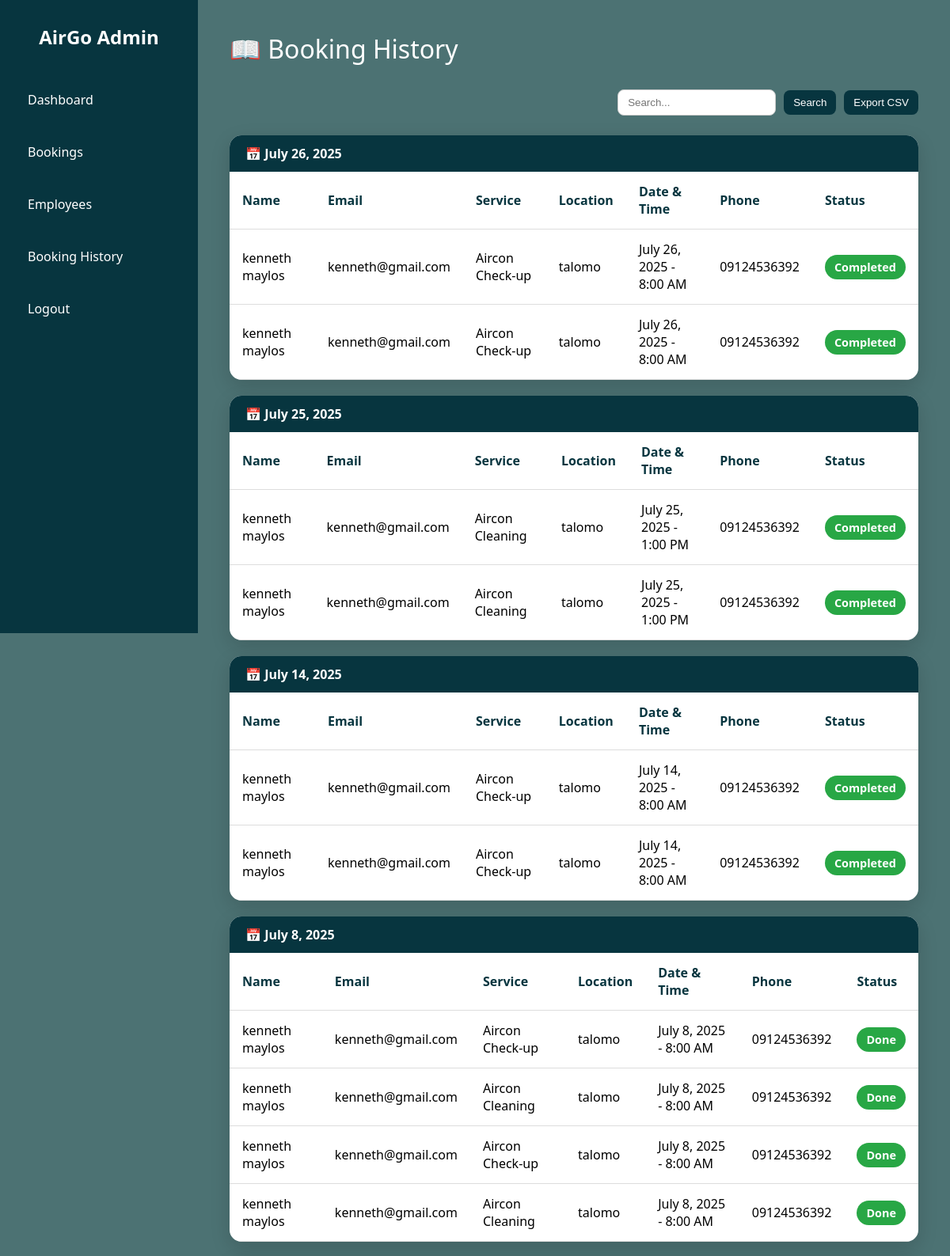
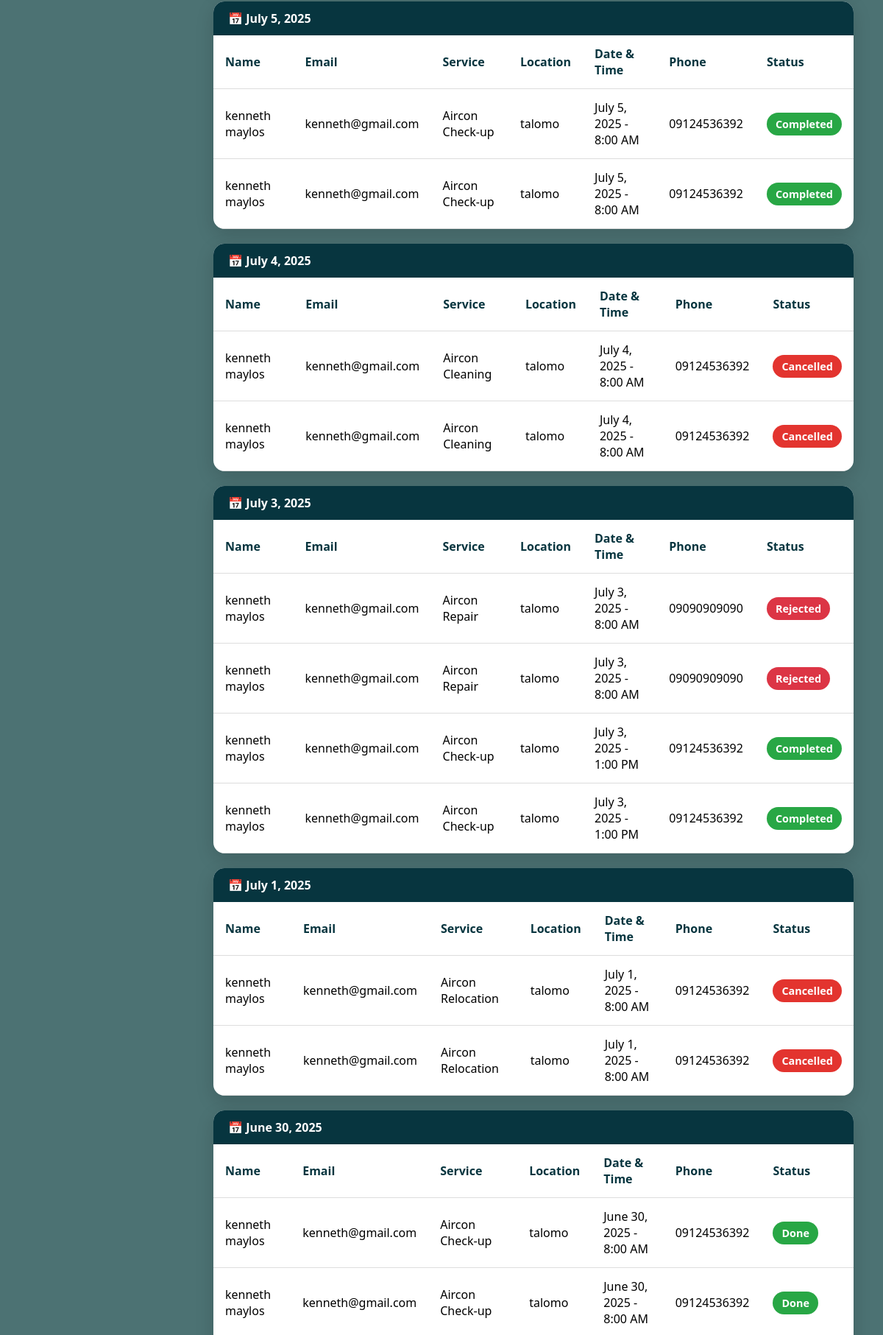
The page /admin/booking_history_.php (signed in, upper part) on the database its author committed (2 pictures, top to bottom).
### tables this page shows
CREATE TABLE `booking_history` (
  `id` int(11) NOT NULL,
  `user_id` int(11) NOT NULL,
  `name` varchar(255) NOT NULL,
  `email` varchar(255) NOT NULL,
  `service` varchar(255) NOT NULL,
  `location` varchar(255) NOT NULL,
  `appointment_date` date NOT NULL,
  `appointment_time` time NOT NULL,
  `phone_number` varchar(20) NOT NULL,
  `technician` varchar(255) DEFAULT NULL,
  `status` varchar(50) NOT NULL,
  `moved_at` timestamp NOT NULL DEFAULT current_timestamp()
);

### admin/booking_history_.php (the view, shortened to what this page needs)
<?php
$conn = Database::getConnection();
$conn->query("
    INSERT IGNORE INTO booking_history (
        user_id, name, email, service, location, appointment_date, appointment_time,
        phone_number, technician, status
    )
    SELECT
        user_id, full_name AS name, email, service, location, appointment_date, appointment_time,
        phone_number,
        COALESCE(NULLIF(technician, ''), 'Unassigned'),
        status
    FROM bookings
    WHERE status IN ('completed', 'done', 'rejected', 'cancelled')
      AND appointment_date < CURDATE()
");
$conn->query("
    DELETE FROM bookings
    WHERE status IN ('completed', 'done', 'rejected', 'cancelled')
      AND appointment_date < CURDATE()
");
$search = isset($_GET['search']) ? trim($_GET['search']) : '';
$sql = "SELECT * FROM booking_history";
$sql .= " ORDER BY appointment_date DESC, appointment_time ASC";
$result = $conn->query($sql);
$history = $result ? $result->fetch_all(MYSQLI_ASSOC) : [];
?>
<!DOCTYPE html>
<html lang="en">
<head>
</head>
<body>
<div class="sidebar">
    <h2>AirGo Admin</h2>
    <a href="dashboard.php">Dashboard</a>
    <a href="admin_bookings.php">Bookings</a>
    <a href="admin_employees.php">Employees</a>
    <a href="booking_history.php">Booking History</a>
    <a href="login.php">Logout</a>
</div>
<div class="main">
    <div class="header">📖 Booking History</div>
    <form class="search-form" method="get">
        <input type="text" name="search" placeholder="Search..." value="<?= htmlspecialchars($search) ?>">
        <button type="submit">Search</button>
        <a href="booking_history.php?export=csv"><button type="button">Export CSV</button></a>
    </form>
    <?php if (empty($history)): ?>
        <div class="no-data">No booking history available.</div>
    <?php else: ?>
        <?php
        $lastDate = '';
        foreach ($history as $row):
            $date = $row['appointment_date'];
            if ($date !== $lastDate):
                if ($lastDate !== '') echo "</table></div>";
                echo "<div class='history-card'>";
                echo "<div class='date-header'>📅 " . date('F j, Y', strtotime($date)) . "</div>";
                echo "<table><tr><th>Name</th><th>Email</th><th>Service</th><th>Location</th><th>Date & Time</th><th>Phone</th><th>Status</th></tr>";
                $lastDate = $date;
            endif;
            $status = strtolower($row['status']);
            $normalTime = date("g:i A", strtotime($row['appointment_time']));
            $dateTime = date('F j, Y', strtotime($row['appointment_date'])) . ' - ' . $normalTime;
            echo "<tr>
                    <td>{$row['name']}</td>
                    <td>{$row['email']}</td>
                    <td>{$row['service']}</td>
                    <td>{$row['location']}</td>
                    <td>{$dateTime}</td>
                    <td>{$row['phone_number']}</td>
                    <td><span class='status-badge $status'>{$row['status']}</span></td>
                  </tr>";
        endforeach;
        echo "</table></div>";
        ?>
    <?php endif; ?>
</div>
</body>
</html>

### admin/booking_history_.php (style rules this page uses)
:root { --bg: #4c7273; --main: #07353f; --accent: #CACBBB; --light: #ffffff; }
* { margin: 0; padding: 0; box-sizing: border-box; }
body { font-family: 'Segoe UI', sans-serif; background: var(--bg); display: flex; }
.sidebar { width: 250px; height: 100vh; background: var(--main); color: var(--light); padding: 30px 20px; position: fixed; display: flex; flex-direction: column; }
.sidebar h2 { font-size: 24px; margin-bottom: 30px; text-align: center; }
.sidebar a { color: var(--light); text-decoration: none; margin: 12px 0; padding: 10px 15px; border-radius: 10px; transition: background 0.3s ease; }
.main { margin-left: 250px; padding: 40px; width: calc(100% - 250px); }
.header { font-size: 2em; margin-bottom: 30px; color: white; }
.search-form { display: flex; justify-content: flex-end; align-items: center; gap: 10px; margin-bottom: 25px; }
.search-form input { width: 200px; padding: 8px 12px; border-radius: 8px; border: 1px solid #ccc; }
.search-form button { background-color: var(--main); color: white; padding: 8px 12px; border: none; border-radius: 8px; cursor: pointer; transition: background 0.3s; }
.history-card { background: white; border-radius: 15px; box-shadow: 0 8px 24px rgba(0, 0, 0, 0.15); overflow: hidden; margin-bottom: 20px; }
.date-header { background: var(--main); color: white; padding: 12px 20px; font-weight: bold; }
table { width: 100%; border-collapse: collapse; }
th, td { padding: 14px 16px; text-align: left; border-bottom: 1px solid #ddd; }
th { background-color: #ffffffc9; font-weight: bold; color: #07353f; }
.status-badge { padding: 6px 12px; border-radius: 20px; font-size: 0.9em; font-weight: 600; text-transform: capitalize; color: white; }
.status-badge.completed, .status-badge.done { background-color: #28a745; }
.status-badge.rejected { background-color: #dc3545; }
.status-badge.cancelled { background-color: #e3342f; }

### rows shown on the page
booking_history: appointment_date "July 26, 2025", name "kenneth maylos", email "kenneth@gmail.com", service "Aircon Check-up", location "talomo", dateTime "July 26, 2025 - 8:00 AM", phone_number "09124536392", status "Completed"
booking_history: name "kenneth maylos", email "kenneth@gmail.com", service "Aircon Check-up", location "talomo", dateTime "July 26, 2025 - 8:00 AM", phone_number "09124536392", status "Completed"
booking_history: appointment_date "July 25, 2025", name "kenneth maylos", email "kenneth@gmail.com", service "Aircon Cleaning", location "talomo", dateTime "July 25, 2025 - 1:00 PM", phone_number "09124536392", status "Completed"
booking_history: name "kenneth maylos", email "kenneth@gmail.com", service "Aircon Cleaning", location "talomo", dateTime "July 25, 2025 - 1:00 PM", phone_number "09124536392", status "Completed"
booking_history: appointment_date "July 14, 2025", name "kenneth maylos", email "kenneth@gmail.com", service "Aircon Check-up", location "talomo", dateTime "July 14, 2025 - 8:00 AM", phone_number "09124536392", status "Completed"
booking_history: name "kenneth maylos", email "kenneth@gmail.com", service "Aircon Check-up", location "talomo", dateTime "July 14, 2025 - 8:00 AM", phone_number "09124536392", status "Completed"
booking_history: appointment_date "July 8, 2025", name "kenneth maylos", email "kenneth@gmail.com", service "Aircon Check-up", location "talomo", dateTime "July 8, 2025 - 8:00 AM", phone_number "09124536392", status "Done"
booking_history: name "kenneth maylos", email "kenneth@gmail.com", service "Aircon Cleaning", location "talomo", dateTime "July 8, 2025 - 8:00 AM", phone_number "09124536392", status "Done"
booking_history: name "kenneth maylos", email "kenneth@gmail.com", service "Aircon Check-up", location "talomo", dateTime "July 8, 2025 - 8:00 AM", phone_number "09124536392", status "Done"
booking_history: name "kenneth maylos", email "kenneth@gmail.com", service "Aircon Cleaning", location "talomo", dateTime "July 8, 2025 - 8:00 AM", phone_number "09124536392", status "Done"
booking_history: appointment_date "July 5, 2025", name "kenneth maylos", email "kenneth@gmail.com", service "Aircon Check-up", location "talomo", dateTime "July 5, 2025 - 8:00 AM", phone_number "09124536392", status "Completed"
booking_history: name "kenneth maylos", email "kenneth@gmail.com", service "Aircon Check-up", location "talomo", dateTime "July 5, 2025 - 8:00 AM", phone_number "09124536392", status "Completed"
booking_history: appointment_date "July 4, 2025", name "kenneth maylos", email "kenneth@gmail.com", service "Aircon Cleaning", location "talomo", dateTime "July 4, 2025 - 8:00 AM", phone_number "09124536392", status "Cancelled"
booking_history: name "kenneth maylos", email "kenneth@gmail.com", service "Aircon Cleaning", location "talomo", dateTime "July 4, 2025 - 8:00 AM", phone_number "09124536392", status "Cancelled"
booking_history: appointment_date "July 3, 2025", name "kenneth maylos", email "kenneth@gmail.com", service "Aircon Repair", location "talomo", dateTime "July 3, 2025 - 8:00 AM", phone_number "09090909090", status "Rejected"
booking_history: name "kenneth maylos", email "kenneth@gmail.com", service "Aircon Repair", location "talomo", dateTime "July 3, 2025 - 8:00 AM", phone_number "09090909090", status "Rejected"
booking_history: name "kenneth maylos", email "kenneth@gmail.com", service "Aircon Check-up", location "talomo", dateTime "July 3, 2025 - 1:00 PM", phone_number "09124536392", status "Completed"
booking_history: name "kenneth maylos", email "kenneth@gmail.com", service "Aircon Check-up", location "talomo", dateTime "July 3, 2025 - 1:00 PM", phone_number "09124536392", status "Completed"
booking_history: appointment_date "July 1, 2025", name "kenneth maylos", email "kenneth@gmail.com", service "Aircon Relocation", location "talomo", dateTime "July 1, 2025 - 8:00 AM", phone_number "09124536392", status "Cancelled"
booking_history: name "kenneth maylos", email "kenneth@gmail.com", service "Aircon Relocation", location "talomo", dateTime "July 1, 2025 - 8:00 AM", phone_number "09124536392", status "Cancelled"
booking_history: appointment_date "June 30, 2025", name "kenneth maylos", email "kenneth@gmail.com", service "Aircon Check-up", location "talomo", dateTime "June 30, 2025 - 8:00 AM", phone_number "09124536392", status "Done"
booking_history: name "kenneth maylos", email "kenneth@gmail.com", service "Aircon Check-up", location "talomo", dateTime "June 30, 2025 - 8:00 AM", phone_number "09124536392", status "Done"
